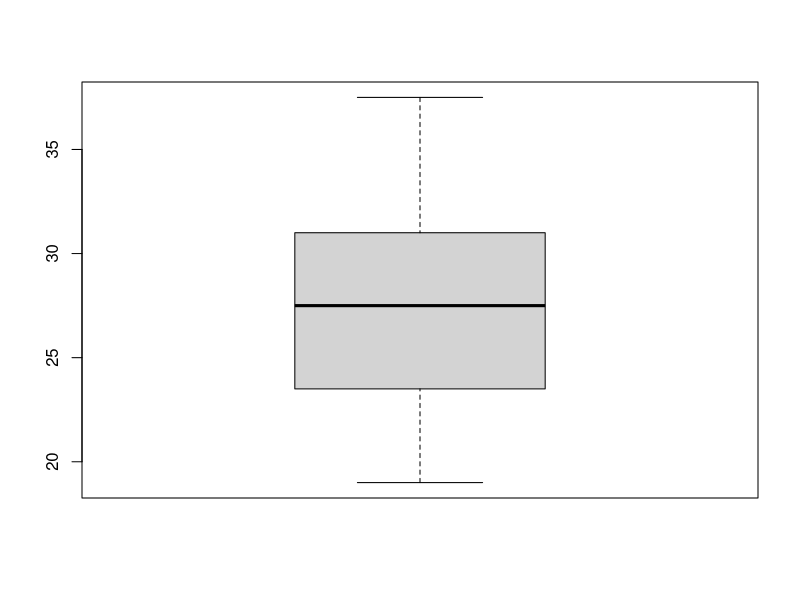
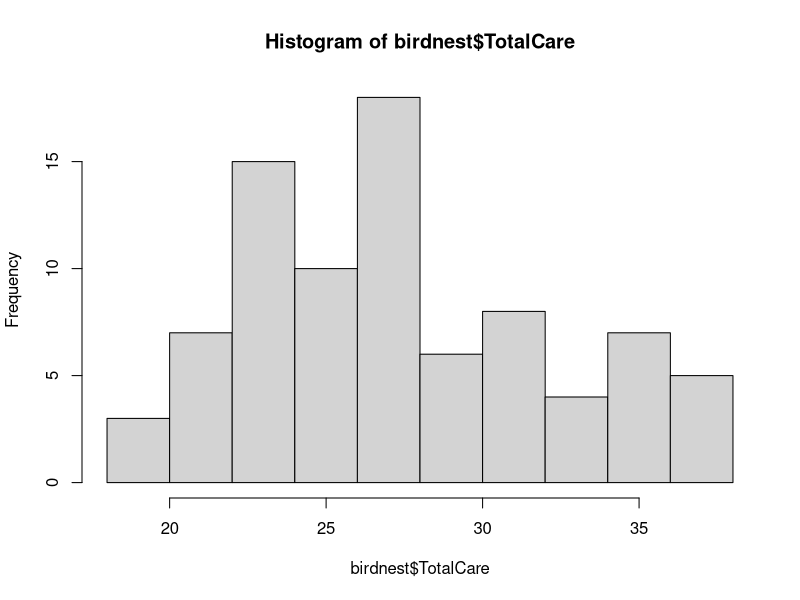
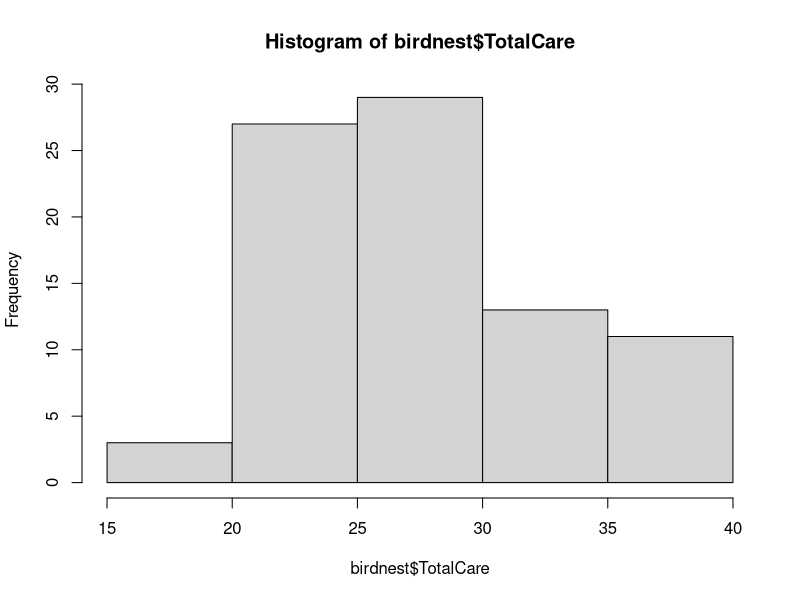
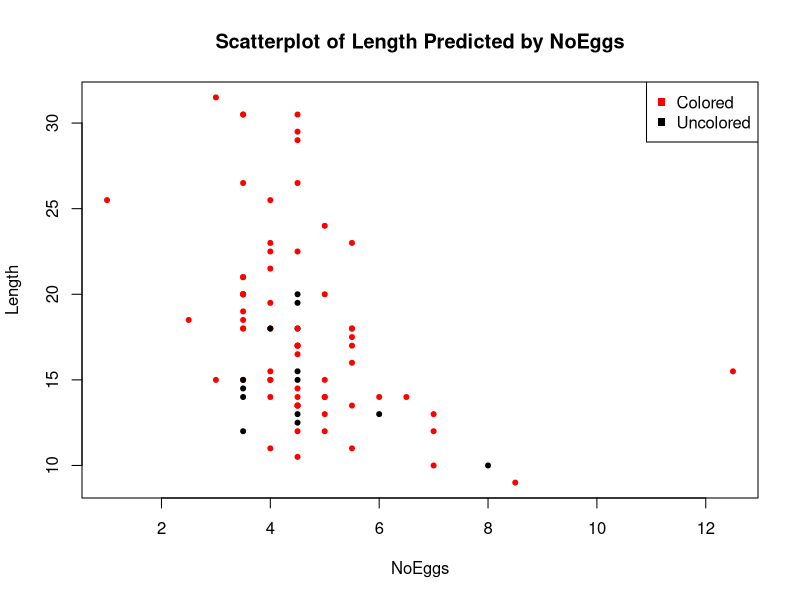

R code for these plots, in order:
## ---- chunk 1
birdnest <- read.csv("BirdNest.csv", header = TRUE)
attach(birdnest)
## ---- chunk 2
birdnest[28, 4]
## ---- chunk 3
birdnest[28, ]
## ---- chunk 4
birdnest[, 4]
## ---- chunk 5
birdnest$TotalCare <- birdnest$Incubate + birdnest$Nestling
## ---- chunk 6
birdnest <- birdnest[order(birdnest$TotalCare), ]
## ---- chunk 7
mean(birdnest$TotalCare)
## ---- chunk 8
median(birdnest$TotalCare)
## ---- chunk 9
sd(birdnest$TotalCare)
## ---- chunk 10
var(birdnest$TotalCare)
## ---- chunk 11
summary(birdnest$TotalCare)
## ---- chunk 12
stem(birdnest$TotalCare)
## ---- chunk 13
boxplot(birdnest$TotalCare)
## ---- chunk 14
hist(birdnest$TotalCare)
## ---- chunk 15
hist(birdnest$TotalCare, breaks = 6)
## ---- chunk 16
plot(NoEggs, Length, xlab = "NoEggs", ylab = "Length", col = ifelse(birdnest$Color == 1, "Red", "Black"), pch = 20)
# Add a title to the scatterplot
title(main = "Scatterplot of Length Predicted by NoEggs")
# Assign different colors in the scatterplot according to the condition of the variable “Color”
# Add a legend to distinguish the colors
legend("topright", legend = c("Colored", "Uncolored"), col = c("red", "black"), pch = 15)
